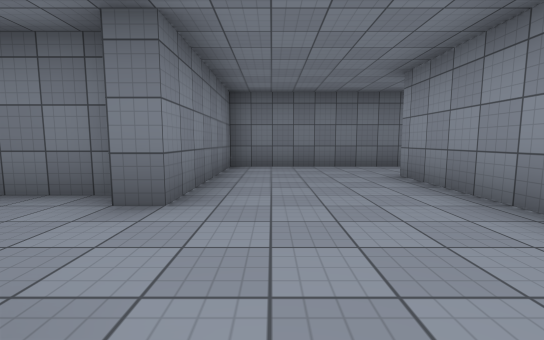
[1] (above)

12 first-person views from a walk through a scene from a Unity 3-D project. The camera is 1.2 m above the floor, tilts 6° down and sees 90° across. The floor is counted in squares, 2 m on a side. Each view is taken from the middle of a square. On the plan, view 1 faces up. The plan holds only what a view shows up to about 9 squares ahead; the rest is blank. The player character is not drawn. Surface patterns are stand-ins for the level's own textures.

[2]
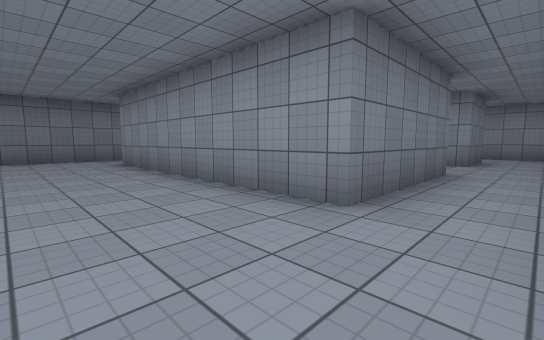

[3]
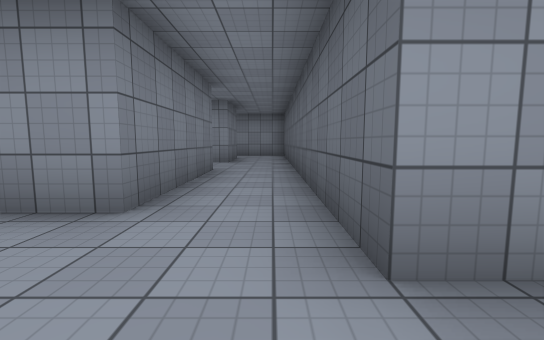

[4]
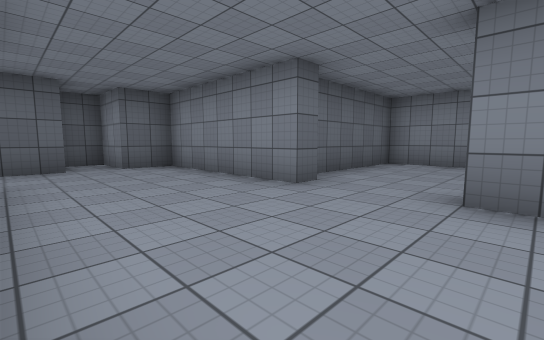

[5]
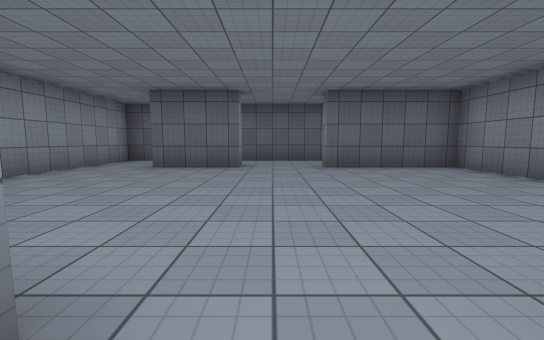

[6]
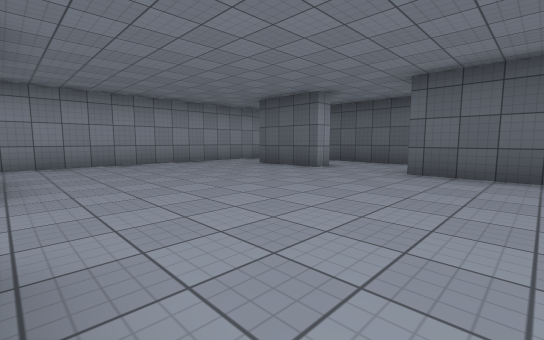

[7]
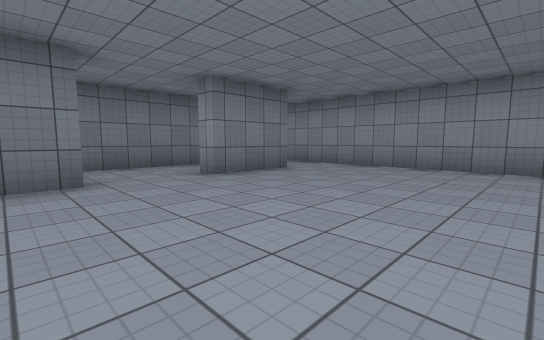

[8]
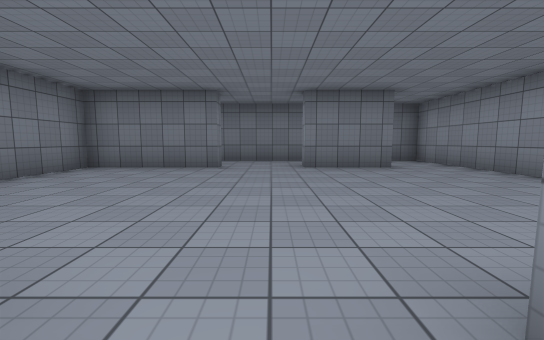

[9]
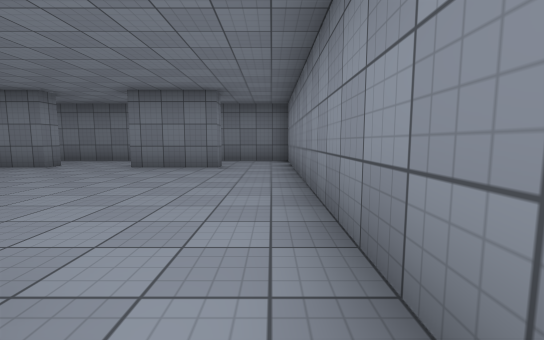

[10]
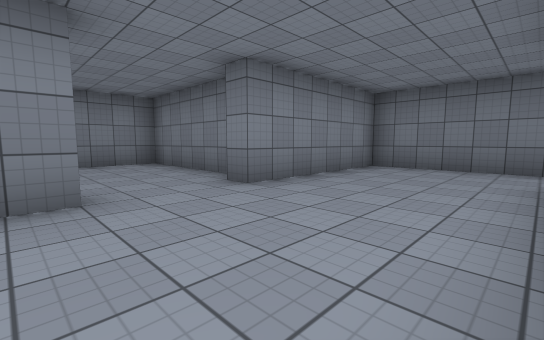

[11]
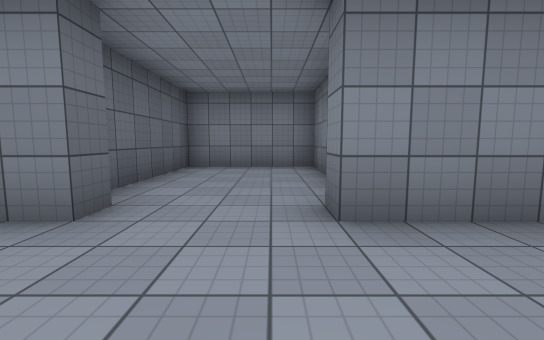

[12]
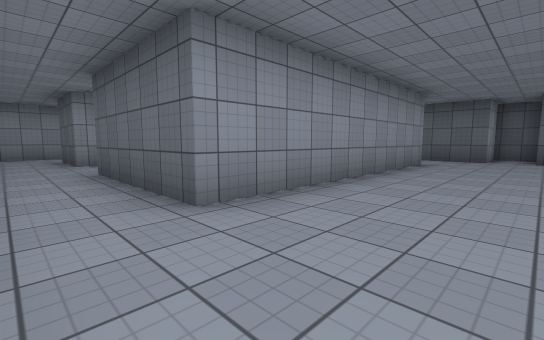

### Floor plan
Ten units are one square. View 1 is at (0, 0); x grows to the right and y downward. Boxes are objects, and circles mark ways between rooms. Rooms are numbered by the first view taken in them; rooms with no view inside come last. Other rooms are left out.
<svg viewBox="-60 -70 180 115">
<path fill="none" stroke="#000" d="M-16 -5 -10 -5 -10 35 1 35M-18 -30 -55 -30 -55 0 -21 0M11 35 52 35M58 13 58 18 23 18 23 -47 58 -47M54 35 76 35M75 -65 -10 -65 -10 -25 -15 -25M58 -47 58 -42 28 -42 28 13 58 13M78 18 78 13 98 13M98 -47 98 -42 78 -42 78 -47M115 5 115 -45M98 18 78 18M106 35 115 35 115 5M76 35 91 35M115 -45 115 -65 75 -65M78 -47 98 -47"/>
<circle cx="65" cy="-50" r="3" fill="#2a7"/>
<circle cx="65" cy="10" r="3" fill="#2a7"/>
<circle cx="85" cy="25" r="3" fill="#2a7"/>
<circle cx="85" cy="-60" r="3" fill="#2a7"/>
<circle cx="105" cy="10" r="3" fill="#2a7"/>
<circle cx="105" cy="-50" r="3" fill="#2a7"/>
<text x="10" y="-10">1</text>
<text x="70" y="-20">2</text>
<text x="100" y="20">3</text>
<text x="100" y="-60">4</text>
</svg>
Room 1 opens to room 2. Room 1 opens to room 3. Room 1 opens to room 4. Room 2 opens to room 3. Room 2 opens to room 4.

Where each view was taken, in squares from view 1:
view 1: 0 up, 0 right, facing up
view 2: 3 down, 0 right, facing up-right
view 3: 3 down, 0 right, facing right
view 4: 3 up, 2 right, facing down-left
view 5: 5 up, 7 right, facing down
view 6: 4 up, 4 right, facing down-right
view 7: 0 up, 5 right, facing up-right
view 8: 2 down, 7 right, facing up
view 9: 2 down, 11 right, facing up
view 10: 0 up, 2 right, facing up-left
view 11: 2 up, 1 right, facing left
view 12: 6 up, 0 right, facing down-right
